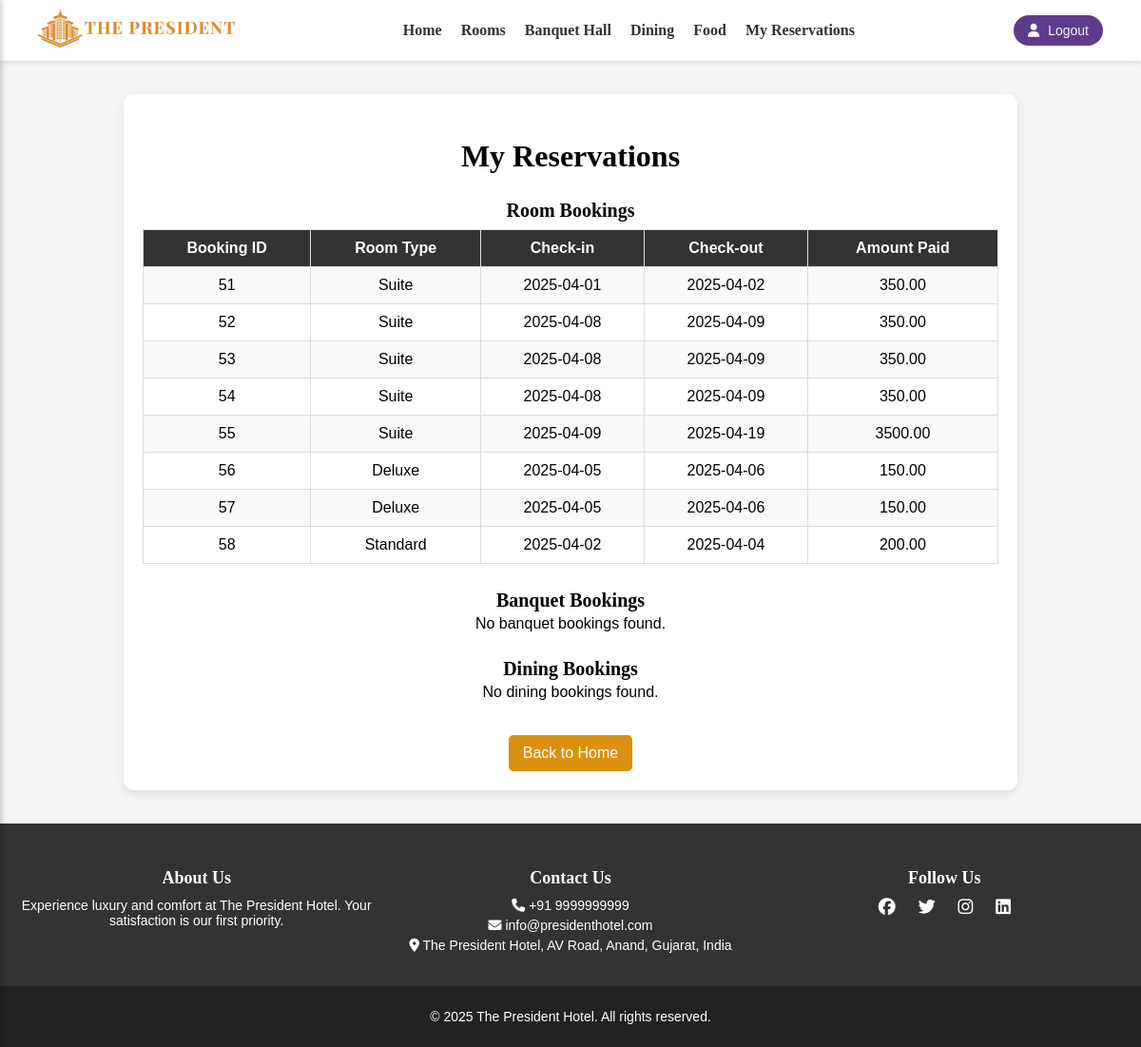
Page /my_reservation.php (signed in) on the committed database.
### tables this page shows
CREATE TABLE IF NOT EXISTS `bookings` (
  `id` int NOT NULL AUTO_INCREMENT,
  `name` varchar(100) NOT NULL,
  `email` varchar(100) NOT NULL,
  `phone` varchar(20) NOT NULL,
  `room_type` varchar(50) NOT NULL,
  `checkin_date` date NOT NULL,
  `checkout_date` date NOT NULL,
  `total_price` decimal(10,2) NOT NULL,
  `payment_status` varchar(250) DEFAULT 'pending',
  `created_at` timestamp NOT NULL DEFAULT CURRENT_TIMESTAMP,
  `booked_room` int DEFAULT '1',
  PRIMARY KEY (`id`)
);

CREATE TABLE IF NOT EXISTS `footer_content` (
  `id` int NOT NULL AUTO_INCREMENT,
  `phone` varchar(20) NOT NULL,
  `email` varchar(100) NOT NULL,
  `address` varchar(255) NOT NULL,
  `about_us` varchar(500) NOT NULL,
  `facebook` varchar(255) DEFAULT NULL,
  `twitter` varchar(255) DEFAULT NULL,
  `instagram` varchar(255) DEFAULT NULL,
  `linkedin` varchar(255) DEFAULT NULL,
  PRIMARY KEY (`id`)
);

### my_reservation.php (the view, shortened to what this page needs)
<?php
include 'db_connect.php';
$user_email = $_SESSION['user_email'];
?>
<!DOCTYPE html>
<html lang="en">
<head>
    <link rel="stylesheet" href="assets/css/my_reservation_st.css">
    <link rel="stylesheet" href="nav.css">
    <link rel="stylesheet" href="https://cdnjs.cloudflare.com/ajax/libs/font-awesome/6.5.1/css/all.min.css">
</head>
<body>
<?php include 'header.php'; ?>
<div class="reservation-container">
    <h2>My Reservations</h2>
    <h3>Room Bookings</h3>
    <?php
    $query = "SELECT * FROM bookings WHERE email = ?";
    $stmt = $conn->prepare($query);
    $stmt->bind_param("s", $user_email);
    $stmt->execute();
    $result = $stmt->get_result();
    ?>
    <?php if ($result->num_rows > 0): ?>
        <table class="reservation-table">
            <tr>
                <th>Booking ID</th>
                <th>Room Type</th>
                <th>Check-in</th>
                <th>Check-out</th>
                <th>Amount Paid</th>
            </tr>
            <?php while ($row = $result->fetch_assoc()): ?>
                <tr>
                    <td><?php echo $row['id']; ?></td>
                    <td><?php echo $row['room_type']; ?></td>
                    <td><?php echo $row['checkin_date']; ?></td>
                    <td><?php echo $row['checkout_date']; ?></td>
                    <td><?php echo $row['total_price']; ?></td>
                </tr>
            <?php endwhile; ?>
        </table>
    <?php else: ?>
        <p>No room bookings found.</p>
    <?php endif; ?>
    <h3>Banquet Bookings</h3>
    <?php
    $query = "SELECT * FROM banquet WHERE email = ?";
    $stmt = $conn->prepare($query);
    $stmt->bind_param("s", $user_email);
    $stmt->execute();
    $result = $stmt->get_result();
    ?>
    <?php if ($result->num_rows > 0): ?>
        <table class="reservation-table">
            <tr>
                <th>Booking ID</th>
                <th>Event Type</th>
                <th>Date</th>
                <th>Persons</th>
                <th>Days</th>
                <th>Amount Paid</th>
            </tr>
            <?php while ($row = $result->fetch_assoc()): ?>
                <tr>
                    <td><?php echo $row['id']; ?></td>
                    <td><?php echo $row['event_type']; ?></td>
                    <td><?php echo $row['date']; ?></td>
                    <td><?php echo $row['persons']; ?></td>
                    <td><?php echo $row['days']; ?></td>
                    <td><?php echo $row['total_price']; ?></td>
                </tr>
            <?php endwhile; ?>
        </table>
    <?php else: ?>
        <p>No banquet bookings found.</p>
    <?php endif; ?>
    <h3>Dining Bookings</h3>
    <?php
    $query = "SELECT * FROM dining WHERE email = ?";
    $stmt = $conn->prepare($query);
    $stmt->bind_param("s", $user_email);
    $stmt->execute();
    $result = $stmt->get_result();
    ?>
    <?php if ($result->num_rows > 0): ?>
        <table class="reservation-table">
            <tr>
                <th>Booking ID</th>
                <th>Date</th>
                <th>Time</th>
                <th>Guest Count</th>
                <th>Deposit Paid</th>
            </tr>
            <?php while ($row = $result->fetch_assoc()): ?>
                <tr>
                    <td><?php echo $row['id']; ?></td>
                    <td><?php echo $row['date']; ?></td>
                    <td><?php echo $row['time']; ?></td>
                    <td><?php echo $row['guests']; ?></td>
                    <td><?php echo $row['total_price']; ?></td>
                </tr>
            <?php endwhile; ?>
        </table>
    <?php else: ?>
        <p>No dining bookings found.</p>
    <?php endif; ?>
    <a href="home.php" class="back-btn">Back to Home</a>
</div>
<?php include 'footer.php'; ?>
</body>
</html>

### footer.php (shortened to what this page needs)
<?php
include("php/db_connect.php");
$result = $conn->query("SELECT * FROM footer_content WHERE id=1");
$footer = $result->fetch_assoc();
?>
<footer class="footer">
    <div class="footer-container">
        <div class="footer-section about">
            <h3>About Us</h3>
            <p><?= $footer['about_us'] ?></p>
        </div>
        <div class="footer-section contact">
            <h3>Contact Us</h3>
            <p><i class="fas fa-phone"></i> <?= $footer['phone'] ?></p>
            <p><i class="fas fa-envelope"></i> <?= $footer['email'] ?></p>
            <p><i class="fas fa-map-marker-alt"></i> <?= $footer['address'] ?></p>
        </div>
        <div class="footer-section social">
            <h3>Follow Us</h3>
            <a href="<?= $footer['facebook'] ?>"><i class="fab fa-facebook"></i></a>
            <a href="<?= $footer['twitter'] ?>"><i class="fab fa-twitter"></i></a>
            <a href="<?= $footer['instagram'] ?>"><i class="fab fa-instagram"></i></a>
            <a href="<?= $footer['linkedin'] ?>"><i class="fab fa-linkedin"></i></a>
        </div>
    </div>
    <div class="footer-bottom">
        <p>&copy; 2025 The President Hotel. All rights reserved.</p>
    </div>
</footer>

### assets/css/my_reservation_st.css (style rules this page uses)
body { background:#f5f5f5; }
.reservation-container { max-width: 900px; margin: 35px auto; background: white; padding: 20px; border-radius: 10px; box-shadow: 0 4px 10px rgba(0, 0, 0, 0.1); text-align: center; }
.reservation-container h2 { font-family: playfair; font-size: 2rem; margin-bottom: 20px; }
h3 { font-family: playfair; font-size: 20px; margin-bottom: -12px; margin-top: 27px; }
.reservation-table { width: 100%; border-collapse: collapse; margin-top: 20px; }
.reservation-table th, .reservation-table td { border: 1px solid #ddd; padding: 10px; text-align: center; }
.reservation-table th { background-color: #333; color: white; }
.reservation-table tr:nth-child(even) { background-color: #f9f9f9; }
.back-btn { display: inline-block; margin-top: 20px; padding: 10px 15px; background: #da9110; color: white; text-decoration: none; border-radius: 5px; transition: 0.3s; }

### nav.css (style rules this page uses)
body { margin: 0; font-family: Arial, sans-serif; padding: 0; height: 100vh; position: relative; }
.footer { background-color: #333; color: white; padding: 0px 0; text-align: center; font-size: 14px; }
.footer-container { display: flex; justify-content: space-around; flex-wrap: wrap; padding: 10px; }
.footer-section { flex: 1; padding: 10px; min-width: 250px; }
.footer-section h3 { margin-bottom: 10px; font-size: 18px; }
.footer-section p { margin: 5px 0; }
.footer-section a { color: white; margin: 0 10px; font-size: 18px; text-decoration: none; }
.footer-bottom { margin-top: 10px; padding: 10px; background-color: #222; }

### rows in the picture
bookings: id "51", room_type "Suite", checkin_date "2025-04-01", checkout_date "2025-04-02", total_price "350.00"
bookings: id "52", room_type "Suite", checkin_date "2025-04-08", checkout_date "2025-04-09", total_price "350.00"
bookings: id "53", room_type "Suite", checkin_date "2025-04-08", checkout_date "2025-04-09", total_price "350.00"
bookings: id "54", room_type "Suite", checkin_date "2025-04-08", checkout_date "2025-04-09", total_price "350.00"
bookings: id "55", room_type "Suite", checkin_date "2025-04-09", checkout_date "2025-04-19", total_price "3500.00"
bookings: id "56", room_type "Deluxe", checkin_date "2025-04-05", checkout_date "2025-04-06", total_price "150.00"
bookings: id "57", room_type "Deluxe", checkin_date "2025-04-05", checkout_date "2025-04-06", total_price "150.00"
bookings: id "58", room_type "Standard", checkin_date "2025-04-02", checkout_date "2025-04-04", total_price "200.00"
footer_content: about_us "Experience luxury and comfort at The President Hotel. Your satisfaction is our first priority.", phone "+91 9999999999", email "info@presidenthotel.com", address "The President Hotel, AV Road, Anand, Gujarat, India"
